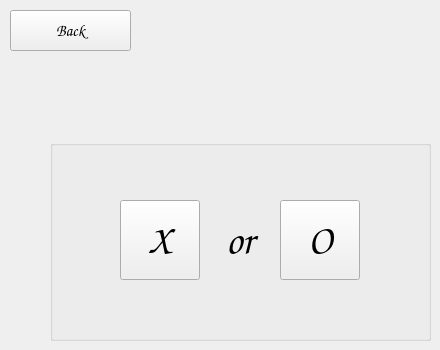
   <widget class="QWidget" name="page_3_x_or_o">
    <widget class="QPushButton" name="selectOButton">
     <property name="geometry">
      <rect>
       <x>280</x>
       <y>200</y>
       <width>80</width>
       <height>80</height>
      </rect>
     </property>
     <property name="font">
      <font>
       <family>Comic Sans MS</family>
       <pointsize>30</pointsize>
       <italic>false</italic>
       <bold>true</bold>
      </font>
     </property>
     <property name="text">
      <string>O</string>
     </property>
     <property name="autoDefault">
      <bool>true</bool>
     </property>
     <property name="default">
      <bool>false</bool>
     </property>
    </widget>
    <widget class="QPushButton" name="backButtonPage3">
     <property name="geometry">
      <rect>
       <x>10</x>
       <y>10</y>
       <width>121</width>
       <height>41</height>
      </rect>
     </property>
     <property name="font">
      <font>
       <family>Comic Sans MS</family>
       <pointsize>12</pointsize>
       <italic>false</italic>
       <bold>true</bold>
      </font>
     </property>
     <property name="text">
      <string>Back</string>
     </property>
     <property name="autoDefault">
      <bool>true</bool>
     </property>
     <property name="default">
      <bool>false</bool>
     </property>
    </widget>
    <widget class="QLabel" name="label_9">
     <property name="geometry">
      <rect>
       <x>200</x>
       <y>200</y>
       <width>80</width>
       <height>80</height>
      </rect>
     </property>
     <property name="font">
      <font>
       <family>Comic Sans MS</family>
       <pointsize>30</pointsize>
       <italic>false</italic>
       <bold>true</bold>
      </font>
     </property>
     <property name="text">
      <string>or</string>
     </property>
     <property name="alignment">
      <set>Qt::AlignCenter</set>
     </property>
    </widget>
    <widget class="QPushButton" name="selectXButton">
     <property name="geometry">
      <rect>
       <x>120</x>
       <y>200</y>
       <width>80</width>
       <height>80</height>
      </rect>
     </property>
     <property name="font">
      <font>
       <family>Comic Sans MS</family>
       <pointsize>30</pointsize>
       <italic>false</italic>
       <bold>true</bold>
      </font>
     </property>
     <property name="text">
      <string>X</string>
     </property>
     <property name="autoDefault">
      <bool>true</bool>
     </property>
     <property name="default">
      <bool>false</bool>
     </property>
    </widget>
    <widget class="QGroupBox" name="groupBox_2">
     <property name="geometry">
      <rect>
       <x>50</x>
       <y>140</y>
       <width>381</width>
       <height>201</height>
      </rect>
     </property>
     <property name="title">
      <string/>
     </property>
    </widget>
    <zorder>groupBox_2</zorder>
    <zorder>selectOButton</zorder>
    <zorder>backButtonPage3</zorder>
    <zorder>label_9</zorder>
    <zorder>selectXButton</zorder>
   </widget>
